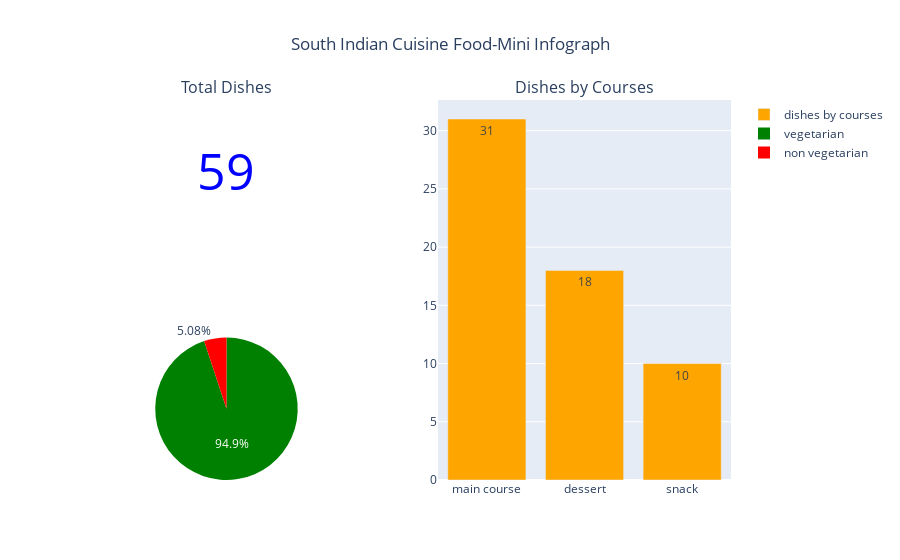

Notebook code cell kept with this figure:
### Markdown cell above
### South Indian Cuisine Food-Mini Infograph <a class="anchor" id="section_1_2_9_2"></a>

### Code cell
south_df = df[df['region']=='South']

total_dishes = south_df.shape[0]

course_df = south_df['course'].value_counts().reset_index()
course_df.columns = ['course','num']

diet_df = south_df['diet'].value_counts().reset_index()
diet_df.columns = ['diet','num']

fig = make_subplots(
    rows=2, cols=2,subplot_titles=('Total Dishes','Dishes by Courses','', ''),
    specs=[[{'type': 'indicator'},{'type': 'bar','rowspan': 2} ],
          [ {'type': 'pie'} , {'type': 'pie'}]])

fig.add_trace(go.Indicator(
    mode = 'number',
    value = int(total_dishes),
    number={'font':{'color': 'blue','size':50}},
),row=1, col=1)


fig.add_trace(go.Bar(
    x=course_df['course'],y=course_df['num'],
    marker={'color': 'orange'},  
    text=course_df['num'],
    name='dishes by courses',
    textposition ='auto'),row=1, col=2)

fig.add_trace(go.Pie(labels=diet_df['diet'], 
                     values=diet_df['num'],textinfo='percent',
                    marker= dict(colors=['green','red'])),row=2, col=1)


fig.update_layout(
    title_text='South Indian Cuisine Food-Mini Infograph',template='plotly',
    title_x=0.5)

fig.show()

### Figure 1 — Plotly figure (JSON) as saved in the notebook; plotly's stock layout.template omitted (floating-point values rounded to 4 significant figures)
{"data": [{"domain": {"x": [0, 0.45], "y": [0.625, 1]}, "mode": "number", "number": {"font": {"color": "blue", "size": 50}}, "type": "indicator", "value": 59}, {"marker": {"color": "orange"}, "name": "dishes by courses", "text": [31, 18, 10], "textposition": "auto", "type": "bar", "x": ["main course", "dessert", "snack"], "xaxis": "x", "y": [31, 18, 10], "yaxis": "y"}, {"domain": {"x": [0, 0.45], "y": [0, 0.375]}, "labels": ["vegetarian", "non vegetarian"], "marker": {"colors": ["green", "red"]}, "textinfo": "percent", "type": "pie", "values": [56, 3]}], "layout": {"annotations": [{"font": {"size": 16}, "showarrow": false, "text": "Total Dishes", "x": 0.225, "xanchor": "center", "xref": "paper", "y": 1, "yanchor": "bottom", "yref": "paper"}, {"font": {"size": 16}, "showarrow": false, "text": "Dishes by Courses", "x": 0.775, "xanchor": "center", "xref": "paper", "y": 1, "yanchor": "bottom", "yref": "paper"}], "autosize": true, "title": {"text": "South Indian Cuisine Food-Mini Infograph", "x": 0.5}, "xaxis": {"anchor": "y", "autorange": true, "domain": [0.55, 1], "range": [-0.5, 2.5], "type": "category"}, "yaxis": {"anchor": "x", "autorange": true, "domain": [0, 1], "range": [0, 32.63], "type": "linear"}}}
